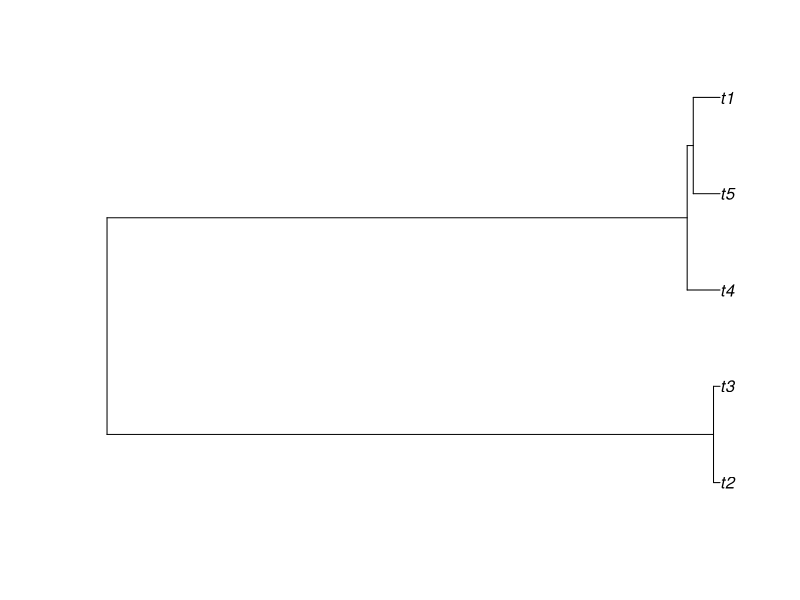

Write the R code that produced this figure. (Note: this script raises an error after producing the figure.)
library(ape)


tree1 <- rcoal(5)
str(tree1)
class(tree1)
tree1$edge
tree1$tip.label
plot(tree1)

tree2 <- simcoale(3)
str(tree2)
class(tree2)
tree2$edge


rcoal <- function(n, tip.label = NULL, br = "coalescent", ...)
{
    n <- as.integer(n)
    nbr <- 2*n - 2
    edge <- matrix(NA, nbr, 2)
    ## coalescence times by default:
    x <- if (is.character(br)) 2*rexp(n - 1)/(as.double(n:2) * as.double((n - 1):1))
    else if (is.numeric(br)) rep(br, length.out = n - 1) else br(n - 1, ...)
    if (n == 2) {
        edge[] <- c(3L, 3L, 1:2)
        edge.length <- rep(x, 2)
    } else if (n == 3) {
        edge[] <- c(4L, 5L, 5L, 4L, 5L, 1:3)
        edge.length <- c(x[c(2, 1, 1)], sum(x))
    } else {
        edge.length <- numeric(nbr)
        h <- numeric(2*n - 1)
        node.height <- cumsum(x)
        pool <- 1:n
        nextnode <- 2L*n - 1L
        for (i in 1:(n - 1)) {
            y <- sample(pool, size = 2)
            ind <- (i - 1)*2 + 1:2
            edge[ind, 2] <- y
            edge[ind, 1] <- nextnode
            edge.length[ind] <- node.height[i] - h[y]
            h[nextnode] <- node.height[i]
            pool <- c(pool[! pool %in% y], nextnode)
            nextnode <- nextnode - 1L
        }
    }
    phy <- list(edge = edge, edge.length = edge.length)
    phy$tip.label <- sample(tip.label)
    phy$Nnode <- n - 1L
    phy <- reorder(phy)
    ## to avoid crossings when converting with as.hclust:
    phy$edge[phy$edge[, 2] <= n, 2] <- 1:n
    phy
}